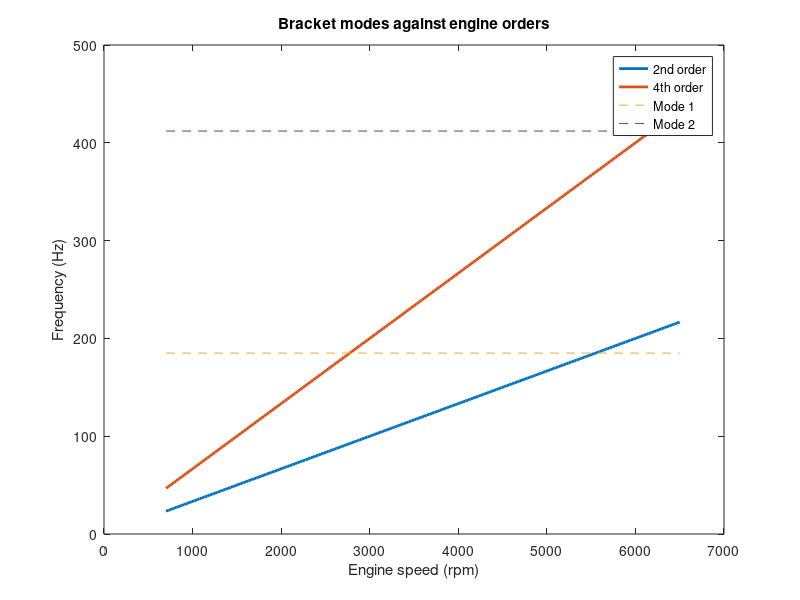

The MATLAB script that drew this image:
% An accessory bracket's first two modes against a 4-cylinder engine's second and fourth
% orders from idle to redline: each crossing is a speed where the bracket rings.
f1 = 185;  f2 = 412;                                % bracket modes (Hz)
rpm = linspace(700, 6500, 200);
fprintf('2nd order crosses the first mode at %.0f rpm\n', 60*f1/2);
fprintf('4th order crosses it at %.0f rpm and the second mode at %.0f rpm\n', 60*f1/4, 60*f2/4);

plot(rpm, 2*rpm/60, 'LineWidth', 2);
hold on;
plot(rpm, 4*rpm/60, 'LineWidth', 2);
plot([700 6500], [f1 f1], '--');
plot([700 6500], [f2 f2], '--');
legend('2nd order', '4th order', 'Mode 1', 'Mode 2');
title('Bracket modes against engine orders');
xlabel('Engine speed (rpm)');
ylabel('Frequency (Hz)');
